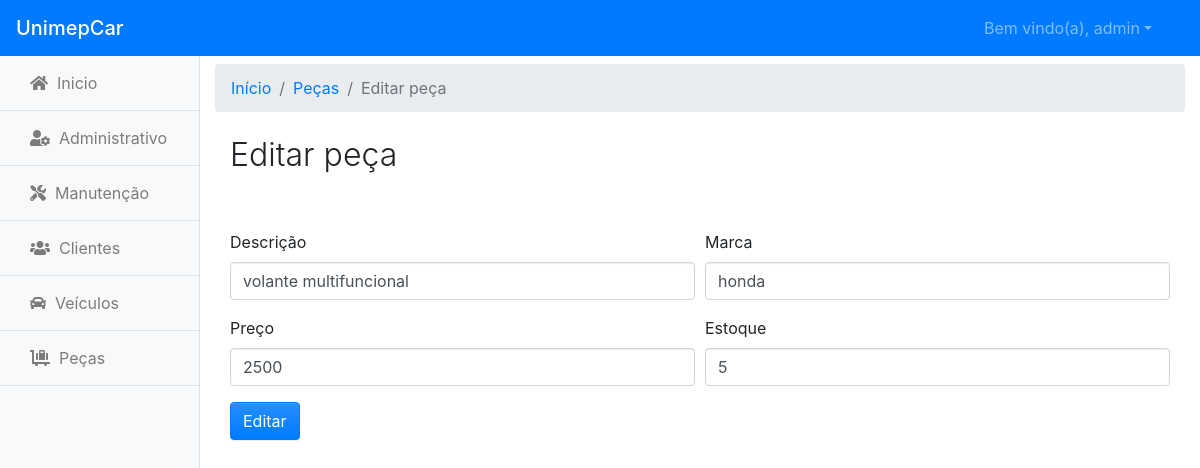
/peca/edita/8 (signed in), run on the app's committed database.
### tables this page shows
CREATE TABLE `peca` (
  `id` int(11) NOT NULL,
  `descricao` varchar(80) NOT NULL,
  `marca` varchar(80) NOT NULL,
  `preco` varchar(12) NOT NULL,
  `estoque` int(11) NOT NULL
);

### app/core/Controller.php (called while the page is built, shortened)
<?php
    class Controller{
        public function load($viewName, $viewData = []){
            extract($viewData);
            include 'app/views/'.$viewName.'.php';
        }
    }

### app/controllers/PecaController.php (called while the page is built, shortened)
<?php
    class PecaController extends Controller{
        public function edita($id){
            $peca = new Peca();
            $data['peca'] = $peca->lista_selecionado($id);
            $data['view'] = 'peca/form';
            $data['title'] = 'Editar';
            $data['btn'] = 'Editar';
            $this->load('template',$data);
        }
    }

### app/core/Core.php (called while the page is built, shortened)
<?php
    class Core{
        private $controller;
        private $metodo;
        private $parametros = [];
        public function run(){
            $c = new $controllerCorrente;
            call_user_func_array([$c, $this->getMetodo()],$this->getParametros());
        }
        public function verificaUri(){
            $url = explode('index.php',$_SERVER['PHP_SELF']);
            $url = end($url);
            if($url){
                $url = explode('/',$url);
                array_shift($url);
                $this->controller = ucfirst($url[0]).'Controller';
                array_shift($url);
                if($url){
                    $this->metodo = $url[0];
                    array_shift($url);
                }
                if($url){
                    $this->parametros = array_filter($url);
                }
            }
            else{
                $this->controller =  ucfirst(CONTROLLER_PADRAO).'Controller';
            }
        }
        public function getController(){
            if(class_exists(NAMESPACE_CONTROLLER.$this->controller)){
                return NAMESPACE_CONTROLLER.$this->controller;
            }
            return NAMESPACE_CONTROLLER.ucfirst(CONTROLLER_PADRAO).'Controller';
        }
        public function getMetodo(){
            if(method_exists($this->getController(), $this->metodo)){
                return $this->metodo;
            }
            return 'index';
        }
        public function getParametros(){
            return $this->parametros;
        }
    }

### index.php (called while the page is built, shortened)
<?php
    require 'app/core/Core.php';
    $core = new Core();
    $core->run();

### app/core/Model.php (called while the page is built, shortened)
<?php
    abstract class Model{
        protected $db;
        protected $tabela;
        protected $primaryKey;
        public function __construct(){
            $this->db = new \PDO('mysql:dbname='.BANCO.'; host='.SERVIDOR,USUARIO,SENHA);
            $this->db->exec("set names utf8");
        }
        public function lista_selecionado($id){
            $sql = 'select * from '.$this->tabela.' where '.$this->primaryKey.' = '.$id;
            $qry = $this->db->query($sql);
            return $qry->fetch();
        }
    }

### app/views/peca/Form.php (the view, shortened to what this page needs)
<div class="row">
    <div class="col-12 mt-2">
        <nav aria-label="breadcrumb">
            <ol class="breadcrumb">
                <li class="breadcrumb-item" aria-current="page"><a href="<?= URL_BASE?>">Início</a></li>
                <li class="breadcrumb-item" aria-current="page"><a href="<?= URL_BASE.'peca'?>">Peças</a></li>
                <li class="breadcrumb-item active" aria-current="page"><?=$title?> peça</li>
            </ol>
        </nav>
    </div>
</div>
<div class="container">
    <div class="row">
        <div class="col-md-12  mt-2">
            <h1 class="h2 font-weight-light"><?=$title?> peça</h1>
        </div>
    </div>
    <div class="row justify-content-center <?=isset($erros) ? 'mt-2' : 'mt-5'?>">
        <div class="col-12">
            <form action="<?= URL_BASE.'peca/salvar' ?>" method="POST">
                <div class="form-row">
                    <div class="form-group col">
                        <label for="descricao">Descrição</label>
                        <input class="form-control" type="text" id="descricao" name="descricao" value="<?=isset($peca['descricao']) ? $peca['descricao'] : ''?>" placeholder="Digite a descrição da peça">
                    </div>
                    <div class="form-group col">
                        <label for="marca">Marca</label>
                        <input class="form-control" type="text" id="marca" name="marca" value="<?=isset($peca['marca']) ? $peca['marca'] : ''?>" placeholder="Digite a marca da peça">
                    </div>
                </div>
                <div class="form-row">
                    <div class="form-group col">
                        <label for="preco">Preço</label>
                        <input class="form-control dinheiro" type="text" id="preco" name="preco" value="<?=isset($peca['preco']) ? $peca['preco'] : ''?>" placeholder="Digite o preço da peça">
                    </div>
                    <div class="form-group col">
                        <label for="estoque">Estoque</label>
                        <input class="form-control" type="number" id="estoque" name="estoque" value="<?=isset($peca['estoque']) ? $peca['estoque'] : ''?>" placeholder="Digite o estoque da peça">
                    </div>
                </div>
                <div class="form-row">
                    <div class="col-sm-12">
                        <button class="btn btn-primary" type="submit"><?=$btn?></button>
                    </div>
                </div>
            </form>
        </div>
    </div>
</div>

### data on the page
peca: descricao "volante multifuncional", marca "honda", preco "2500", estoque "5"

### other printed values
$_SESSION['nome'] "admin"
$title "Editar"
$btn "Editar"
